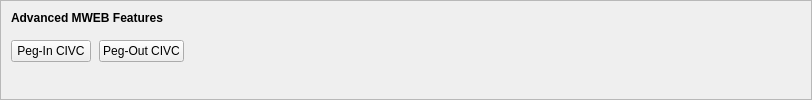
    <widget class="QFrame" name="frameMWEBFeatures">
     <property name="sizePolicy">
      <sizepolicy hsizetype="Expanding" vsizetype="Expanding">
       <horstretch>0</horstretch>
       <verstretch>0</verstretch>
      </sizepolicy>
     </property>
     <property name="maximumSize">
      <size>
       <width>16777215</width>
       <height>16777215</height>
      </size>
     </property>
     <property name="frameShape">
      <enum>QFrame::StyledPanel</enum>
     </property>
     <property name="frameShadow">
      <enum>QFrame::Sunken</enum>
     </property>
     <layout class="QVBoxLayout" name="verticalLayoutMWEBFeatures2">
      <property name="spacing">
       <number>0</number>
      </property>
      <property name="leftMargin">
       <number>0</number>
      </property>
      <property name="topMargin">
       <number>0</number>
      </property>
      <property name="rightMargin">
       <number>0</number>
      </property>
      <property name="bottomMargin">
       <number>6</number>
      </property>
      <item>
       <layout class="QVBoxLayout" name="verticalLayoutMWEBFeatures" stretch="0,0,1">
        <property name="spacing">
         <number>0</number>
        </property>
        <property name="leftMargin">
         <number>10</number>
        </property>
        <property name="topMargin">
         <number>10</number>
        </property>
        <item>
         <layout class="QHBoxLayout" name="horizontalLayoutMWEBFeatures1">
          <property name="bottomMargin">
           <number>15</number>
          </property>
          <item>
           <widget class="QLabel" name="labelMWEBFeatures">
            <property name="sizePolicy">
             <sizepolicy hsizetype="Preferred" vsizetype="Maximum">
              <horstretch>0</horstretch>
              <verstretch>0</verstretch>
             </sizepolicy>
            </property>
            <property name="font">
             <font>
              <weight>75</weight>
              <bold>true</bold>
             </font>
            </property>
            <property name="styleSheet">
             <string notr="true">font-weight:bold;</string>
            </property>
            <property name="text">
             <string>Advanced MWEB Features</string>
            </property>
           </widget>
          </item>
         </layout>
        </item>
        <item>
         <layout class="QHBoxLayout" name="horizontalLayoutMWEBFeatures2" stretch="0,0,0">
          <property name="spacing">
           <number>8</number>
          </property>
          <property name="bottomMargin">
           <number>10</number>
          </property>
          <item>
           <widget class="QPushButton" name="pushButtonMWEBPegIn">
            <property name="styleSheet">
             <string notr="true"/>
            </property>
            <property name="text">
             <string>Peg-In CIVC</string>
            </property>
            <property name="checkable">
             <bool>true</bool>
            </property>
            <property name="autoDefault">
             <bool>false</bool>
            </property>
           </widget>
          </item>
          <item>
           <widget class="QPushButton" name="pushButtonMWEBPegOut">
            <property name="styleSheet">
             <string notr="true"/>
            </property>
            <property name="text">
             <string>Peg-Out CIVC</string>
            </property>
            <property name="checkable">
             <bool>true</bool>
            </property>
            <property name="autoDefault">
             <bool>false</bool>
            </property>
           </widget>
          </item>
          <item>
           <spacer name="horizontalSpacerMWEBFeatures">
            <property name="orientation">
             <enum>Qt::Horizontal</enum>
            </property>
            <property name="sizeHint" stdset="0">
             <size>
              <width>40</width>
              <height>1</height>
             </size>
            </property>
           </spacer>
          </item>
         </layout>
        </item>
        <item>
         <spacer name="verticalSpacerMWEBFeatures">
          <property name="orientation">
           <enum>Qt::Vertical</enum>
          </property>
          <property name="sizeHint" stdset="0">
           <size>
            <width>800</width>
            <height>1</height>
           </size>
          </property>
         </spacer>
        </item>
       </layout>
      </item>
     </layout>
    </widget>
